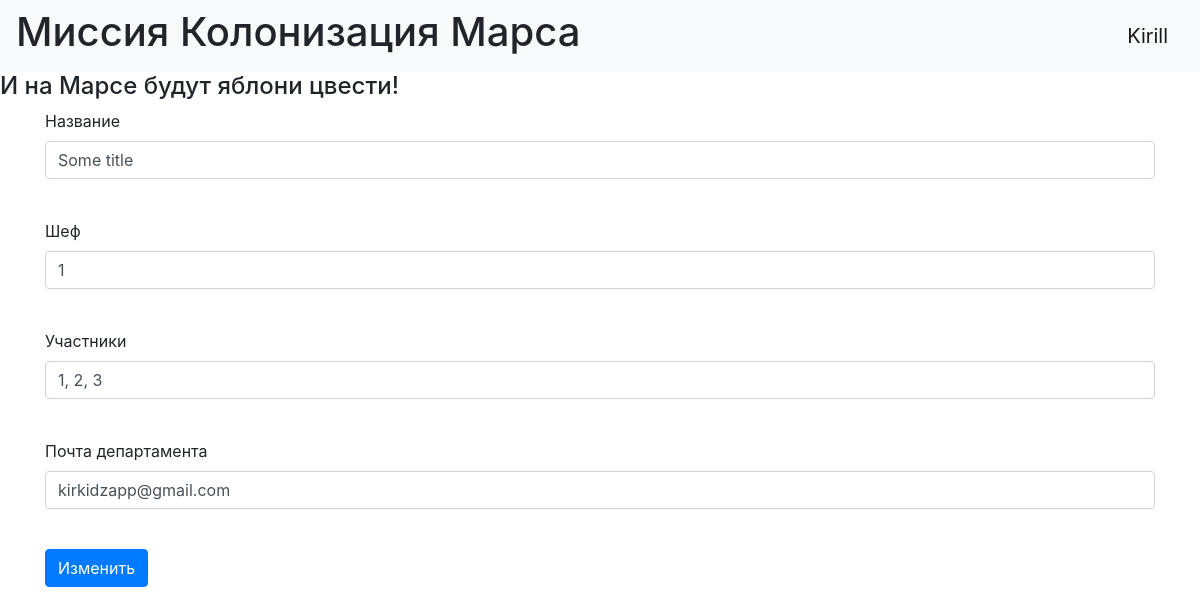
The app's page /department/1 (signed in) with its own data.
### data/users.py (models this page shows, shortened)
class User(SqlAlchemyBase, UserMixin):
    __tablename__ = 'users'
    id = sqlalchemy.Column(sqlalchemy.Integer, primary_key=True, autoincrement=True)
    surname = sqlalchemy.Column(sqlalchemy.String)
    name = sqlalchemy.Column(sqlalchemy.String)
    age = sqlalchemy.Column(sqlalchemy.Integer)
    position = sqlalchemy.Column(sqlalchemy.String)
    speciality = sqlalchemy.Column(sqlalchemy.String)
    address = sqlalchemy.Column(sqlalchemy.String)
    email = sqlalchemy.Column(sqlalchemy.String, unique=True)
    hashed_password = sqlalchemy.Column(sqlalchemy.String)
    modified_date = sqlalchemy.Column(sqlalchemy.DateTime, default=datetime.datetime.now)

### data/departments.py (models this page shows)
class Department(SqlAlchemyBase):
    __tablename__ = 'departments'
    id = sqlalchemy.Column(sqlalchemy.Integer, primary_key=True, autoincrement=True)
    user = relationship('User')
    title = sqlalchemy.Column(sqlalchemy.String)
    chief = sqlalchemy.Column(sqlalchemy.Integer, sqlalchemy.ForeignKey('users.id'))
    members = sqlalchemy.Column(sqlalchemy.String)
    email = sqlalchemy.Column(sqlalchemy.String, unique=True)

### main.py (the view, shortened to what this page needs)
@app.route('/department/<int:num>', methods=['GET', 'POST'])
@login_required
def department(num):
    form = DepartmentForm()
    if request.method == "GET":
        db_sess = create_session()
        db_departments = db_sess.query(Department).filter(
            Department.id == num
        ).first()
        if db_departments.user != current_user and load_user(1) != current_user:
            db_sess.close()
            abort(401)
        db_sess.close()
        if db_departments:
            form.title.data = db_departments.title
            form.chief.data = db_departments.chief
            form.members.data = db_departments.members
            form.email.data = db_departments.email
            form.submit.label.text = 'Изменить'
        else:
            abort(404)
    return render_template(
        'department.html',
        title='Редактирование департамента',
        form=form
    )

### main.py
class DepartmentForm(FlaskForm):
    title = StringField('Название', validators=[DataRequired()])
    chief = IntegerField('Шеф', validators=[DataRequired()])
    members = StringField('Участники', validators=[DataRequired()])
    email = EmailField('Почта департамента', validators=[DataRequired()])
    submit = SubmitField('Добавить')

### data/db_session.py (called while the page is built)
def create_session() -> Session:
    global __factory
    return __factory()

### main.py (called while the page is built)
@login_manager.user_loader
def load_user(user_id):
    db_sess = create_session()
    return db_sess.query(User).filter(User.id == user_id).first()

### templates/department.html (shortened to what this page needs)
{% extends "base.html" %}
{% block content %}
    <form action="" method="post">
        <p>
            {{ form.title.label }}<br>
            {{ form.title(class="form-control", type="text") }}<br>
        <p>
            {{ form.chief.label }}<br>
            {{ form.chief(class="form-control", type="int") }}<br>
        <p>
            {{ form.members.label }}<br>
            {{ form.members(class="form-control", type="text") }}<br>
        <p>
            {{ form.email.label }}<br>
            {{ form.email(class="form-control", type="email") }}<br>
        <p>{{ form.submit(type="submit", class="btn btn-primary") }}</p>
    </form>
{% endblock %}

### templates/base.html (shortened to what this page needs)
<!DOCTYPE html>
<html lang="en">
<head>
    <link rel="stylesheet"
          href="https://stackpath.bootstrapcdn.com/bootstrap/4.4.1/css/bootstrap.min.css"
>
</head>
<body>
<header>
    <nav class="navbar navbar-light bg-light">
        <h1>Миссия Колонизация Марса</h1>
        {% if current_user.is_authenticated %}
            <a class="navbar-brand" href="/logout">{{ current_user.name }}</a>
        {% else %}
        <p>
            <a class="btn btn-primary " href="/register">Зарегистрироваться</a>
            <a class="btn btn-success" href="/login">Войти</a>
        </p>
        {% endif %}
    </nav>
    <h4>И на Марсе будут яблони цвести!</h4>
</header>
<main role="main" class="container">
    {% block content %}{% endblock %}
</main>
</body>
</html>

### records on screen
User: name "Kirill"
Department: title "Some title", chief "1", members "1, 2, 3", email "kirkidzapp@gmail.com"
